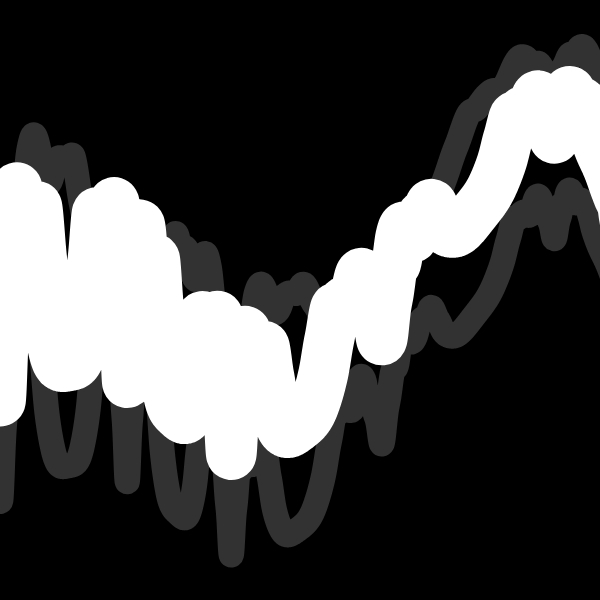
Frame 1 (no input)
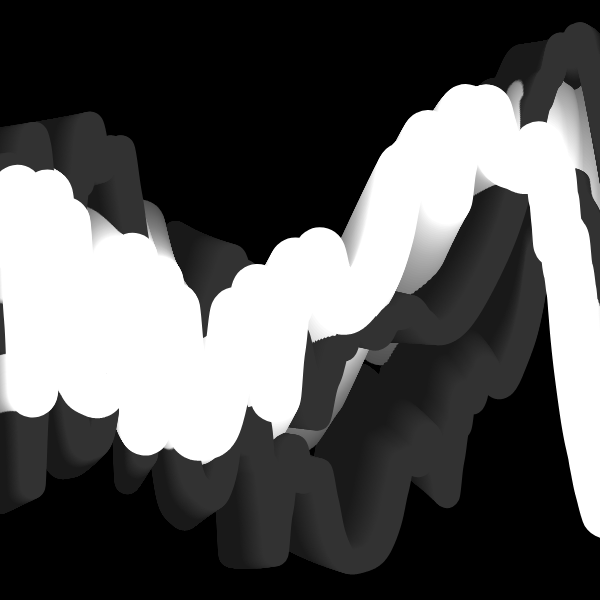
Frame 60 (no input)
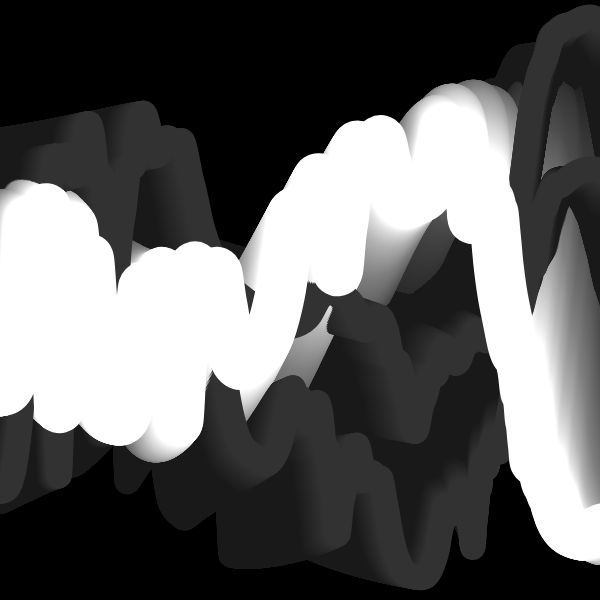
Frame 120 (the mouse pressed at the canvas centre since frame 60)

The p5.js sketch that drew these frames (run headless with seeded random() and noise() and a simulated clock; from frame 60 on, the mouse is pressed at the canvas centre):

// p5.js sketch
// ── sketch.js
/*
ref.
A trick to get looping curves with lerp and delay
https://necessarydisorder.wordpress.com/2018/03/31/a-trick-to-get-looping-curves-with-lerp-and-delay/
*/


const CYCLE = 480;
const VERT_NUM = 3000;
let DELAY_FACTOR = 1.3;


function setup() {

    const s = min(windowWidth , windowHeight);
  createCanvas(s,s); 
  w = 600;
  var canvas;
    if(windowWidth>=600 && windowHeight >=600){
      canvas = createCanvas(600, 600);
    }
    else{
      canvas = createCanvas(windowWidth, windowHeight - 100);
    }

  var x = (windowWidth - width) / 2;
  var y = (windowHeight - height) / 2;

  canvas.position(x, y);
  background(0);
  noStroke();



}

function x1(t){
  return  (cos(TAU * t) - 1) * height * 0.0;
}
function y1(t){
  return 0.5 * width + width * (noise(sin(TAU * t) * 2) - 0.5);
}
 
function x2(t){
  return (cos(TAU * t) + 1) * width * 0.1 + width;
}
function y2(t){
  return 0.5 * width - 0.4 * width * cos(TAU * t);
  
}
 

function draw(){
  
  const frameRatio = frameCount % CYCLE / CYCLE;
  
  const w = 50;
  strokeJoin(ROUND);
  noFill();
  background(0, 5);


  strokeWeight(w/2);

    stroke(50);

  beginShape();
  
  for(let i=0;i< VERT_NUM; i++){

    const vertRatio = (i / VERT_NUM) % 1;
    let x = lerp(x1(frameRatio - DELAY_FACTOR * vertRatio*10), x2(frameRatio - DELAY_FACTOR * (20 - vertRatio)), vertRatio);
    let y = lerp(y1(frameRatio - DELAY_FACTOR * vertRatio * 2), y2(frameRatio - DELAY_FACTOR * ( vertRatio)), vertRatio);
    vertex(x, y + 100);

  }
  endShape();


  beginShape();
  
  for(let i=0;i< VERT_NUM; i++){

    const vertRatio = (i / VERT_NUM) % 1;
    let x = lerp(x1(frameRatio - DELAY_FACTOR * vertRatio*10), x2(frameRatio - DELAY_FACTOR * (20 - vertRatio)), vertRatio);
    let y = lerp(y1(frameRatio - DELAY_FACTOR * vertRatio), y2(frameRatio - DELAY_FACTOR * ( vertRatio)), vertRatio);
    vertex(x, y - 50);

  }
  endShape();

    // stroke(200);
  beginShape();
  strokeWeight(w);

  
  for(let i=0;i< VERT_NUM; i++){
          stroke(i*2);

    const vertRatio = (i / VERT_NUM) % 1;
    let x = lerp(x1(frameRatio - DELAY_FACTOR * vertRatio), x2(frameRatio - DELAY_FACTOR * (20 - vertRatio)), vertRatio);
    let y = lerp(y1(frameRatio - DELAY_FACTOR * vertRatio * 2), y2(frameRatio - DELAY_FACTOR * (10 - vertRatio)), vertRatio);
    vertex(x, y);

  }
  endShape();

}


function createCols(_url) {
  let slash_index = _url.lastIndexOf('/');
  let pallate_str = _url.slice(slash_index + 1);
  let arr = pallate_str.split('-');
  for (let i = 0; i < arr.length; i++) {
    arr[i] = '#' + arr[i];
  }
  return arr;
}
